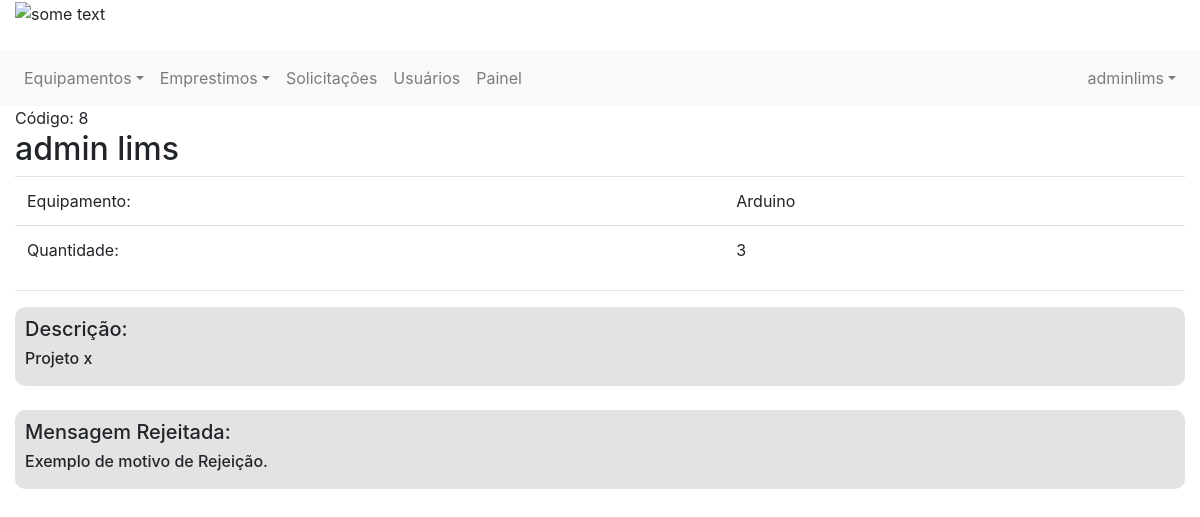
The app's page /emprestimos/8/detalhes/ (signed in) with its own data.
### emprestimo/models.py (models this page shows)
class Emprestimo(models.Model):
    equipamento = models.ForeignKey(Item, on_delete=models.CASCADE, related_name='item_emprestimo')
    solicitante = models.ForeignKey(Usuario, on_delete=models.CASCADE, related_name='usuario_emprestimo')
    tipo = models.ForeignKey(TipoEstadoEmprestimo, on_delete=models.CASCADE, related_name='tipo_emprestimo')
    estado = models.BooleanField(default=0)
    descricao = models.CharField(max_length=255)
    quantidade = models.IntegerField()
    data_emprestimo = models.DateField(null=False)
    data_devolucao = models.DateField(null=True)
    mensagem_rejeitado = models.CharField(max_length=255, null=True)
    mensagem_devolucao = models.CharField(max_length=255, null=True)

### controle/models.py (models this page shows, shortened)
class Usuario(models.Model):
    user = models.OneToOneField(User, related_name='profile', on_delete=models.CASCADE, null=True)
    telefone = models.IntegerField()
    tipo = models.ForeignKey(TipoUsuario, on_delete=models.CASCADE)

class Item(models.Model):
    nome = models.CharField(max_length=100)
    quantidade = models.IntegerField()
    quantidade_emprestada = models.IntegerField(default=0)
    quantidade_descartada = models.IntegerField(default=0)
    codigo_tombamento = models.CharField(max_length=100, null=True, default=None)
    tipo = models.ForeignKey(TipoEquipamento, on_delete=models.CASCADE)
    imagem = models.FileField(upload_to='documents/%Y/%m/%d', default='documents/1111/sem_foto.jpg')
    excluido = models.BooleanField(default=False)
    em_operacao = models.BooleanField(default=1, null=True)

### emprestimo/views.py (the view)
# urls.py: path('emprestimos/<int:emprestimo_id>/detalhes/', views.exibir_detalhes, name="exibir_detalhes_emprestimo"),
@login_required
def exibir_detalhes(request, emprestimo_id):
    try:
        solicitacao = Emprestimo.objects.get(id=emprestimo_id)
    except Emprestimo.DoesNotExist:
        messages.error(request, 'Não encontrado!!')
        return render(request, 'pag_falha.html', {'user_logado': get_usuario_logado(request)})
    if solicitacao.tipo.id != 1:
        return render(request, 'pag_detalhes.html',
                      {'user_logado': get_usuario_logado(request), 'solicitacao': solicitacao})
    else:
        messages.error(request, 'Não encontrado!')
        return render(request, 'pag_falha.html', {'user_logado': get_usuario_logado(request)})

### emprestimo/views.py (called while the page is built)
def get_usuario_logado(request):
    return request.user

### emprestimo/templates/pag_detalhes.html (shortened to what this page needs)
{% extends 'base.html' %}
{% block 'content' %}
<div class="page-header">
    <span>Código: {{solicitacao.id}}</span>
    <h2>{{solicitacao.solicitante.user.first_name}} {{solicitacao.solicitante.user.last_name}}</h2>
</div>
<table class="table">
    <tr>
        <td>Equipamento:</td>
        <td>{{solicitacao.equipamento.nome}}</td>
    </tr>
    <tr>
        <td>Quantidade:</td>
        <td>{{solicitacao.quantidade}}</td>
    </tr>
</table>
<hr>
<div class="box-info">
    <h5> Descrição:</h5>
    <h6> {{ solicitacao.descricao }}</h6>
</div>
<br>
{% if solicitacao.mensagem_rejeitado != none %}
<div class="box-info">
    <h5> Mensagem Rejeitada:</h5>
    <h6> {{ solicitacao.mensagem_rejeitado }}</h6>
</div>
<br>
{% endif %}
{% endblock %}

### controle/templates/base.html (shortened to what this page needs)
{% load staticfiles %}
<!DOCTYPE html>
<html lang="pt">
<head>
    <link rel="stylesheet" href="https://stackpath.bootstrapcdn.com/bootstrap/4.3.1/css/bootstrap.min.css"
>
</head>
<body>
<header class="page-header">
    <div class="">
        <div class="container-fluid">
            <div class="row">
                <div class="col-12">
                    <img src="http://lims.ifpi.edu.br/images/logo.png" alt="some text" width=200 height=80>
                </div>
            </div>
        </div>
        <br>
        <div class="row">
            <div class="col-12">
                <nav class="navbar navbar-expand-sm navbar-light bg-light">
                    <div class="collapse navbar-collapse" id="navbarCollapse">
                        <div class="navbar-nav">
                            <div class="nav-item dropdown">
                                <a href="#" class="nav-link dropdown-toggle" data-toggle="dropdown">Equipamentos</a>
                            </div>
                            <div class="nav-item dropdown">
                                <a href="#" class="nav-link dropdown-toggle" data-toggle="dropdown">Emprestimos</a>
                            </div>
                            {% if user_logado.is_superuser %}
                            <a class="nav-item nav-link" href="{% url 'exibir_solicitacoes' %}">Solicitações </a>
                            <a class="nav-item nav-link" href="{% url 'exibir_usuarios' %}">Usuários </a>
                            <a class="nav-item nav-link" href="{% url 'painel_admin' %}">Painel </a>
                            {% endif %}
                        </div>
                        <div class="navbar-nav dropdown ml-auto">
                            <a href="#" class="nav-link dropdown-toggle" data-toggle="dropdown">
                                {{ user_logado.username }}</a>
                        </div>
                    </div>
                </nav>
            </div>
        </div>
    </div>
</header>
<div class="container-fluid">
    <div class="">
        <div class="" style=" ">
            {% block 'content' %}
            {% endblock %}
        </div>
    </div>
</div>
</body>
</html>

### emprestimo/templates/pag_detalhes.html (style rules this page uses)
.box-info { padding: 10px; border-radius: 10px; background-color: #e3e3e3; }

### records on screen
Emprestimo: id "8", solicitante.user.first_name "admin", solicitante.user.last_name "lims", equipamento.nome "Arduino", quantidade "3", descricao "Projeto x", mensagem_rejeitado "Exemplo de motivo de Rejeição."

### other values on screen
{{ user_logado.username }} "adminlims"
